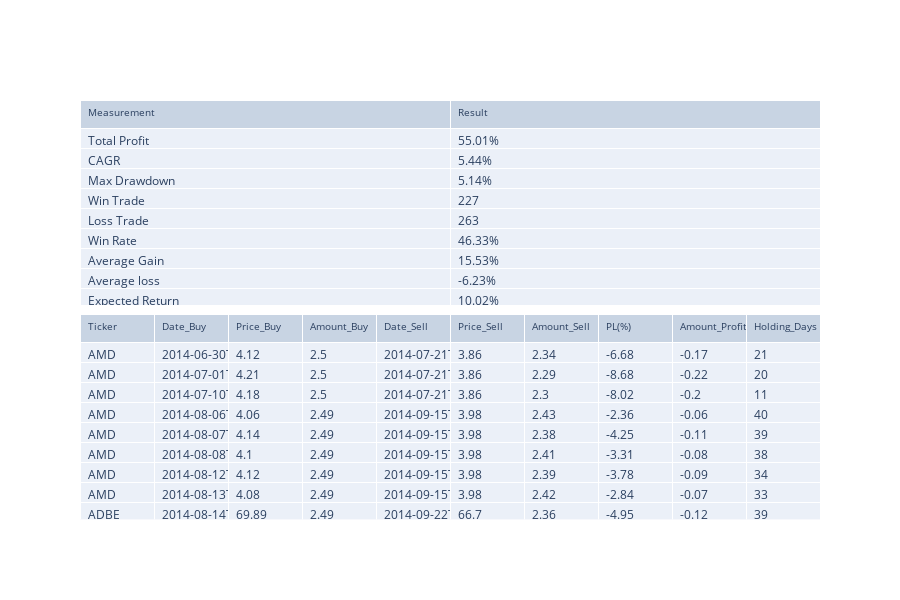

Notebook code for this chart:
### Code cell
df_plt = df_Equi_Curve.copy()
df_plt.set_index('Date',inplace = True)
df_plt.index = pd.to_datetime(df_plt.index, format='%d-%m-%Y')
df_Picking = df_Picking.round(2)

fig = make_subplots(rows=2, cols=1,shared_xaxes=True, vertical_spacing=0.02,
         specs=[[{"type": "table"}],
         [{"type": "table"}]])

fig.add_trace(go.Table(header=dict(values=df_summary.columns,font=dict(size=10),align="left"),
         cells=dict(values=[df_summary[k].tolist() for k in df_summary.columns],align = "left")),row=1, col=1)

fig.add_trace(go.Table(header=dict(values=df_Picking.columns,font=dict(size=10),align="left"),
         cells=dict(values=[df_Picking[k].tolist() for k in df_Picking.columns],align = "left")),row=2, col=1)

fig.update_layout( height=600, showlegend=True)

### Figure 1 — Plotly figure (JSON) as saved in the notebook; plotly's stock layout.template omitted (floating-point values rounded to 4 significant figures; data arrays with more than 128 entries replaced by an {"elided": "..."} marker saying what was removed)
{"data": [{"cells": {"align": "left", "values": [["Total Profit", "CAGR", "Max Drawdown", "Win Trade", "Loss Trade ", "Win Rate", "Average Gain", "Average loss", "Expected Return"], ["55.01%", "5.44%", "5.14%", 227, 263, "46.33%", "15.53%", "-6.23%", "10.02%"]]}, "domain": {"x": [0, 1], "y": [0.51, 1]}, "header": {"align": "left", "font": {"size": 10}, "values": ["Measurement", "Result"]}, "type": "table"}, {"cells": {"align": "left", "values": {"elided": "10x495 mixed values"}}, "domain": {"x": [0, 1], "y": [0, 0.49]}, "header": {"align": "left", "font": {"size": 10}, "values": ["Ticker", "Date_Buy", "Price_Buy", "Amount_Buy", "Date_Sell", "Price_Sell", "Amount_Sell", "PL(%)", "Amount_Profit", "Holding_Days"]}, "type": "table"}], "layout": {"height": 600, "showlegend": true}}
